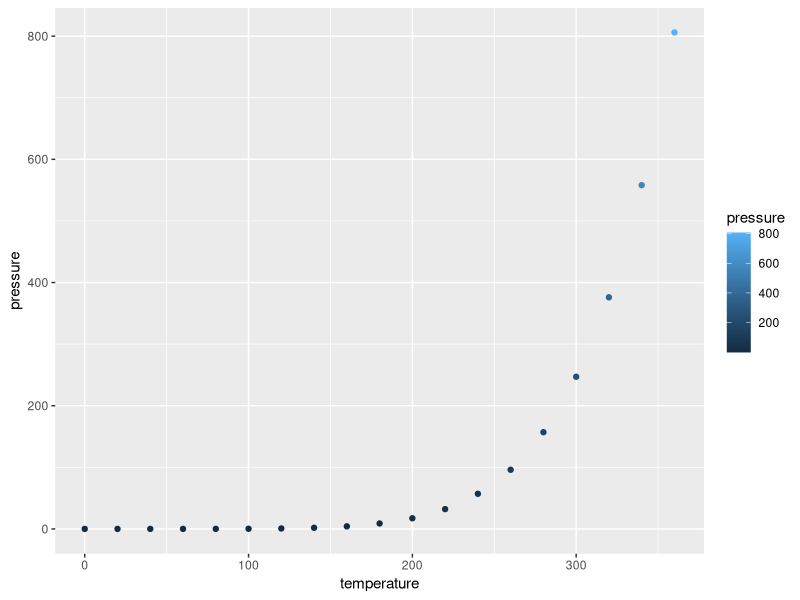

The R script that drew this image:
## ---- chunk 1
knitr::opts_chunk$set(echo = TRUE)
## ---- chunk 2
summary(cars)
## ---- chunk 3
library(ggplot2)
ggplot(data=pressure, aes(x=temperature, y=pressure))+
  geom_point(aes(color=pressure))
